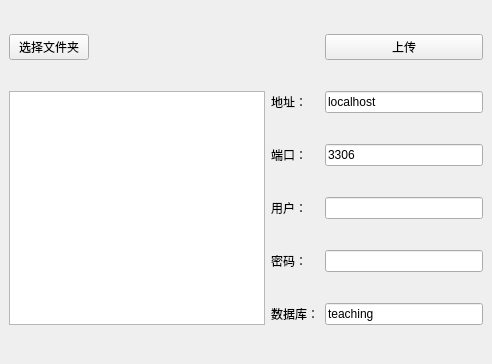
<?xml version="1.0" encoding="UTF-8"?>
<ui version="4.0">
 <class>MainWindow</class>
 <widget class="QMainWindow" name="MainWindow">
  <property name="geometry">
   <rect>
    <x>0</x>
    <y>0</y>
    <width>492</width>
    <height>364</height>
   </rect>
  </property>
  <property name="windowTitle">
   <string>题目上传</string>
  </property>
  <widget class="QWidget" name="centralwidget">
   <layout class="QGridLayout" name="gridLayout">
    <item row="0" column="0">
     <widget class="QPushButton" name="pushButton">
      <property name="sizePolicy">
       <sizepolicy hsizetype="Fixed" vsizetype="Fixed">
        <horstretch>0</horstretch>
        <verstretch>0</verstretch>
       </sizepolicy>
      </property>
      <property name="text">
       <string>选择文件夹</string>
      </property>
     </widget>
    </item>
    <item row="0" column="2">
     <widget class="QPushButton" name="pushButton_2">
      <property name="text">
       <string>上传</string>
      </property>
     </widget>
    </item>
    <item row="1" column="0" rowspan="5">
     <widget class="QListView" name="listView"/>
    </item>
    <item row="1" column="1">
     <widget class="QLabel" name="label">
      <property name="text">
       <string>地址：</string>
      </property>
     </widget>
    </item>
    <item row="1" column="2">
     <widget class="QLineEdit" name="lineEdit">
      <property name="text">
       <string>localhost</string>
      </property>
     </widget>
    </item>
    <item row="2" column="1">
     <widget class="QLabel" name="label_2">
      <property name="text">
       <string>端口：</string>
      </property>
     </widget>
    </item>
    <item row="2" column="2">
     <widget class="QLineEdit" name="lineEdit_2">
      <property name="text">
       <string>3306</string>
      </property>
     </widget>
    </item>
    <item row="3" column="1">
     <widget class="QLabel" name="label_3">
      <property name="text">
       <string>用户：</string>
      </property>
     </widget>
    </item>
    <item row="3" column="2">
     <widget class="QLineEdit" name="lineEdit_3"/>
    </item>
    <item row="4" column="1">
     <widget class="QLabel" name="label_4">
      <property name="text">
       <string>密码：</string>
      </property>
     </widget>
    </item>
    <item row="4" column="2">
     <widget class="QLineEdit" name="lineEdit_4"/>
    </item>
    <item row="5" column="1">
     <widget class="QLabel" name="label_5">
      <property name="text">
       <string>数据库：</string>
      </property>
     </widget>
    </item>
    <item row="5" column="2">
     <widget class="QLineEdit" name="lineEdit_5">
      <property name="text">
       <string>teaching</string>
      </property>
     </widget>
    </item>
   </layout>
  </widget>
 </widget>
 <resources/>
 <connections/>
</ui>
